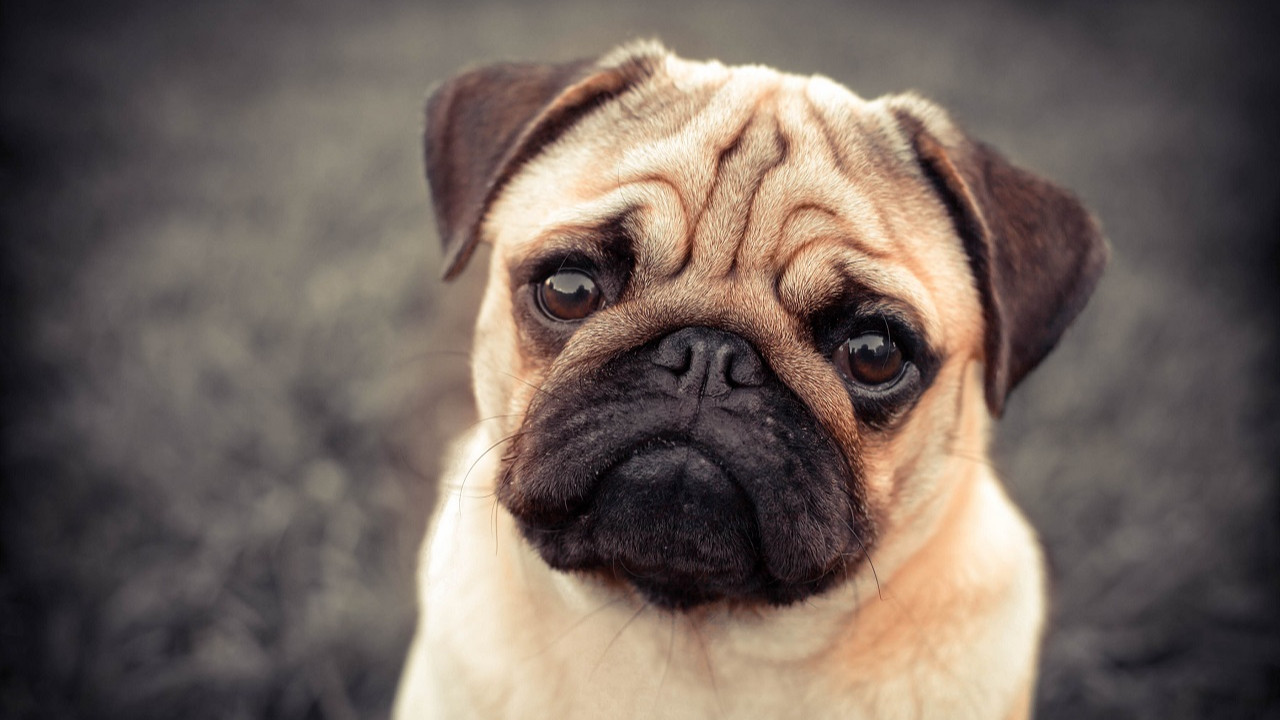
#> input picture kopek.jpg, 1280 x 720 px
$ python resnk_gri.py
#> lines starting #> are read from the running program, lines starting #| are printed output that depends on the picture
import cv2
res=cv2.imread("kopek.jpg",0)
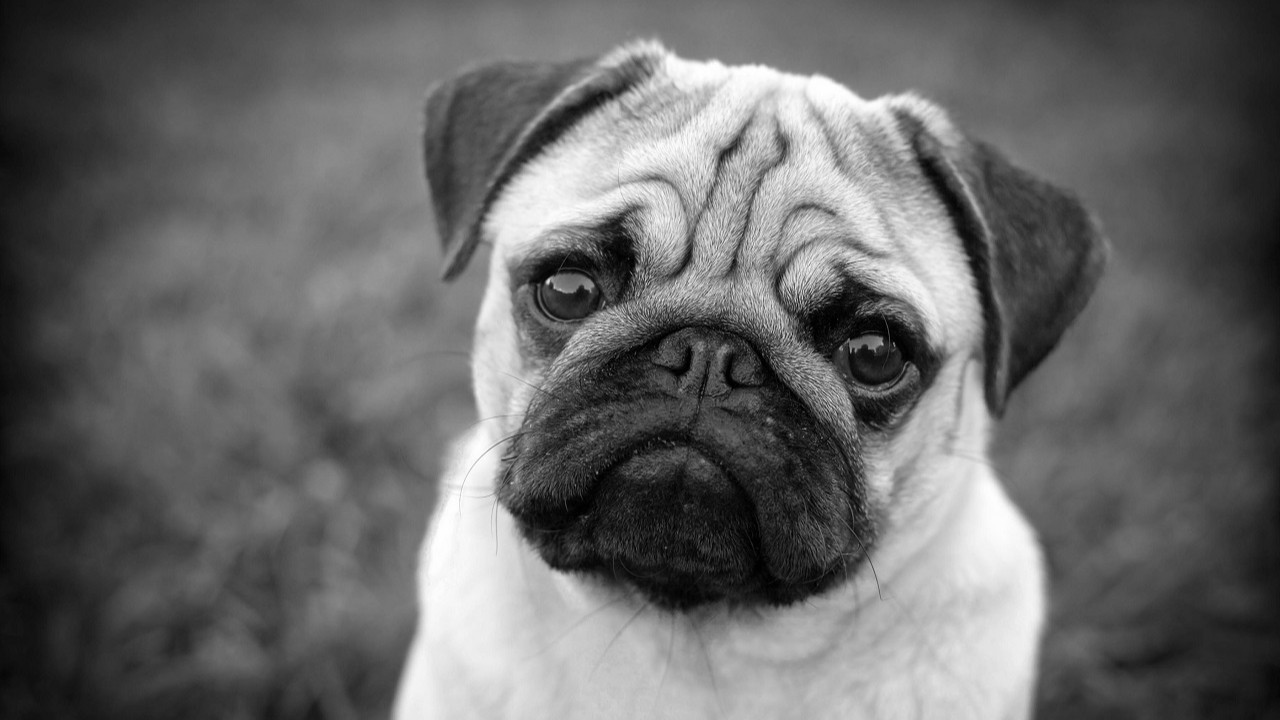
#> res: shape (720, 1280); min 0, max 255, mean 104.4

for a in range (res.shape[0]):
    for b in range (res.shape[1]):
        if res[a,b]>=100:
            res[a,b]=255
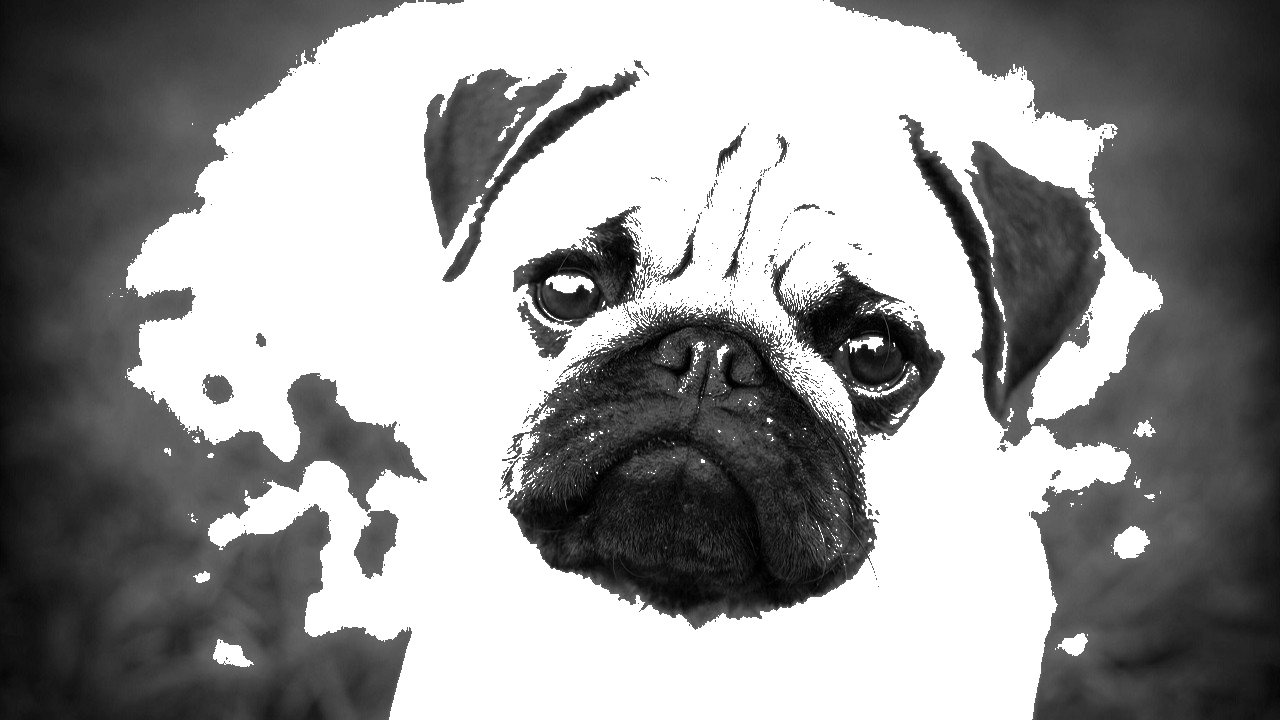
#> res: shape (720, 1280); min 0, max 255, mean 149.5

cv2.imshow("degisik",res)
cv2.waitKey(0)
cv2.destroyAllWindows()

$ run again, with kedi.jpg copied over kopek.jpg
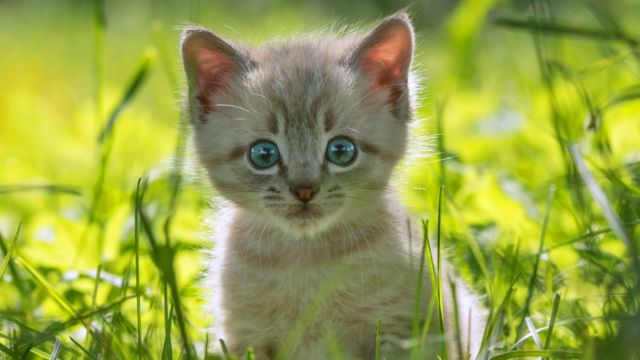
#> input picture kedi.jpg, 640 x 360 px
#> `res=cv2.imread("kopek.jpg",0)`:
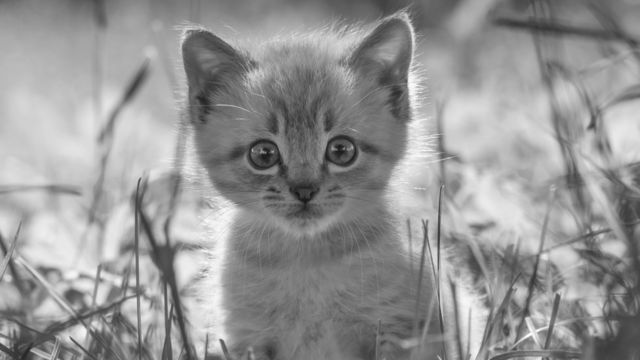
#> res: shape (360, 640); min 20, max 255, mean 149
#> after the loop `for a in range (res.shape[0]):`:
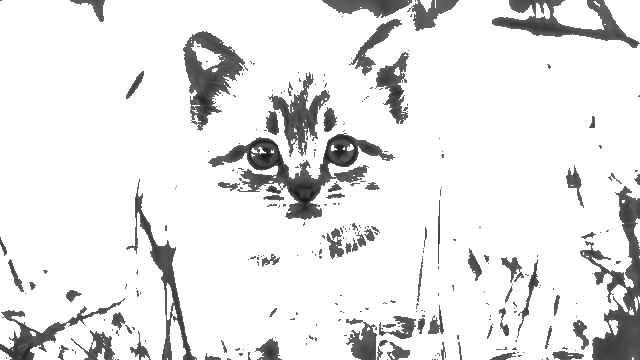
#> res: shape (360, 640); min 20, max 255, mean 231.1
